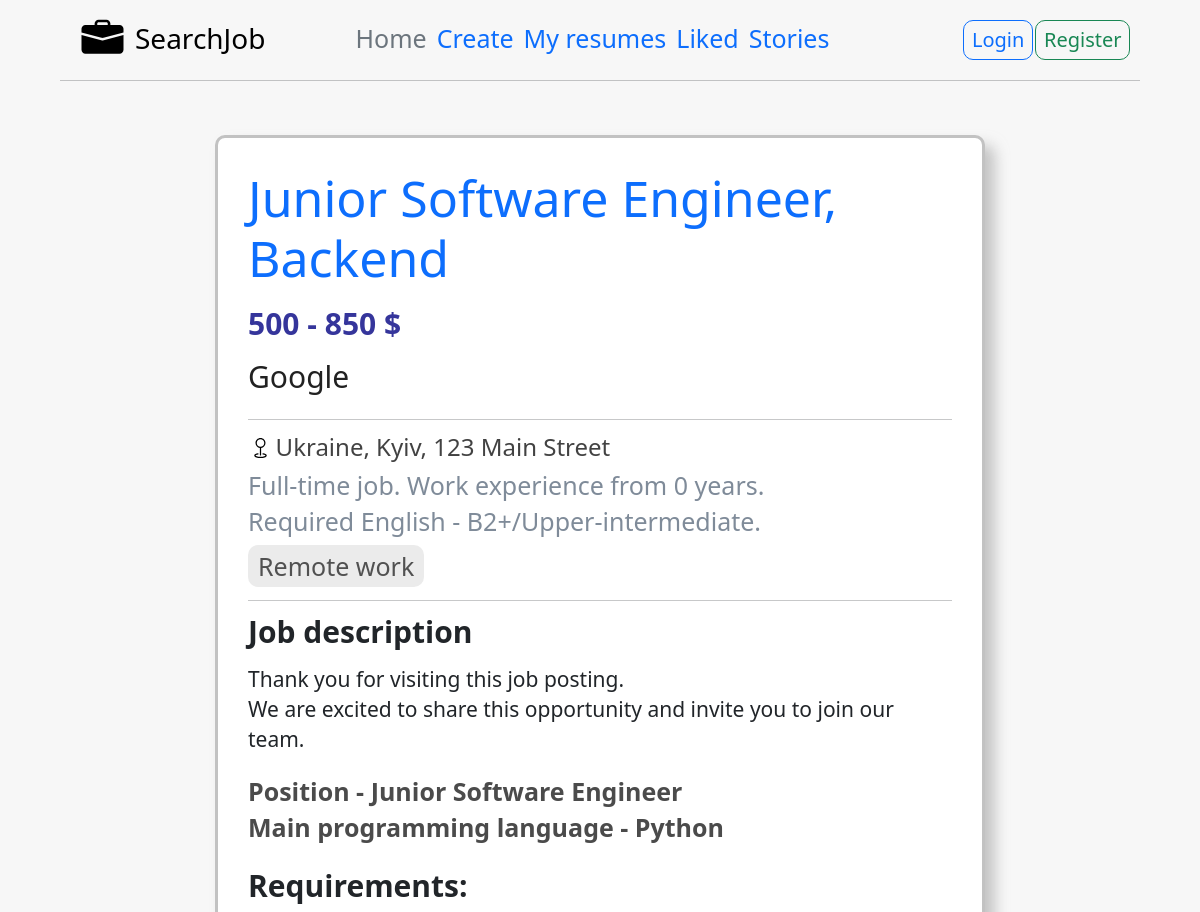
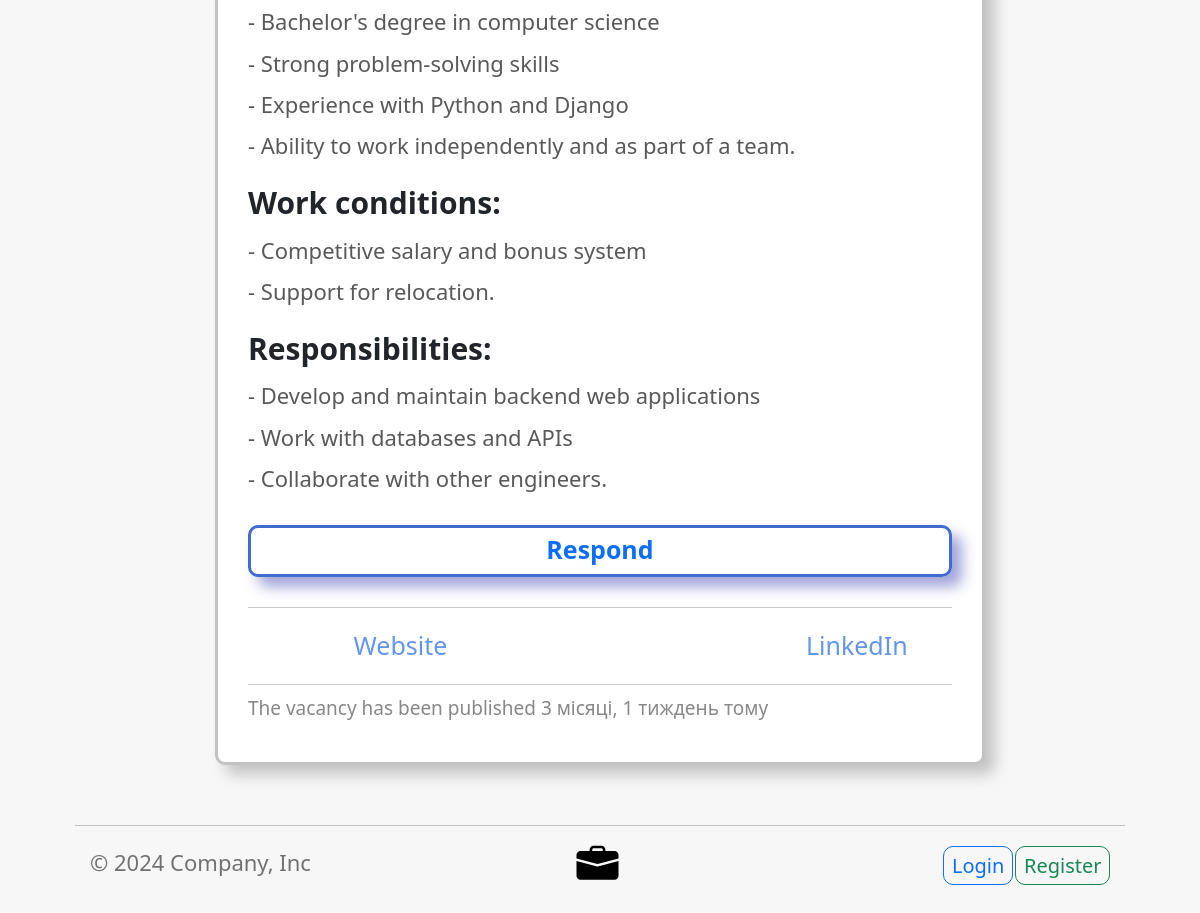
Screenshot of /employee/vacancy/1/ with the database file from the repository (2 pictures, top to bottom).
### employer/models.py (models this page shows, shortened)
class EmployerModel(models.Model):
    name_of_job = models.CharField(max_length=100, default='')
    location = models.CharField(max_length=50, default='')
    name_of_company = models.CharField(max_length=50, default='')
    required_english = models.CharField(choices=level_of_eng(), default=level_of_eng()[4][0], max_length=30)
    type_of_job = models.CharField(max_length=40, choices=type_of_job(), default=type_of_job()[0][0])
    main_programming_language = models.CharField(max_length=15, choices=programming_languages(),
                                                 default=programming_languages()[11][0])
    lower_salary = models.SmallIntegerField(default=500)
    higher_salary = models.SmallIntegerField(default=1000)
    remote_job = models.BooleanField(default=False)
    min_experience = models.SmallIntegerField(default=0)
    benefits_of_job = models.TextField(default='')
    responsibilities_of_job = models.TextField(default='')
    requirements_of_job = models.TextField(default='')
    link_to_own_website = models.URLField(default='', null=True, blank=True)
    linkedin = models.URLField(default='', null=True, blank=True)
    email = models.EmailField(max_length=40, default='')
    phone_number = models.CharField(max_length=20, default='')
    timestamp = models.DateTimeField(auto_now_add=True)
    update = models.DateTimeField(auto_now=True)
    user = models.ForeignKey(
        settings.AUTH_USER_MODEL,
        default=1,
        on_delete=models.PROTECT
    )
    time_work = models.CharField(choices=time_work(), default=time_work()[0][0], max_length=15)
    class Meta:
        ordering = ('-timestamp', '-name_of_job')
        verbose_name = 'Vacancy'
        verbose_name_plural = 'Vacancies'

### employee/views.py (the view, shortened to what this page needs)
# urls.py: path('vacancy/<int:id>/', vacancy, name='vacancy'),
def vacancy(request, id=None):
    vacancy_obj = get_object_or_404(EmployerModel, id=id)
    context = {
        'vacancy': vacancy_obj,
        'requirements': split_lines(vacancy_obj.requirements_of_job),
        'benefits': split_lines(vacancy_obj.benefits_of_job),
        'responsibilities': split_lines(vacancy_obj.responsibilities_of_job),
        'current_year': get_current_year()
    }
    return render(request, 'employee/vacancy.html', context)

### additional_functions/additional.py (called while the page is built, shortened)
def split_lines(line):
    line = line.split('. ')
    line = line[0].split('.\r\n')
    return line

def get_current_year():
    current_date = datetime.datetime.now()
    return current_date.year

### templates/employee/vacancy.html (shortened to what this page needs)
{% extends 'employee/base_employee_block.html' %}
{% block add_in_nav %}
    <ul class="nav col-12 col-md-6 me-lg-auto mb-2 justify-content-center mb-md-0" style="font-size: 25px;">
        <li><a href="{% url 'employee:home-employee' %}" class="nav-link px-2 link-secondary">Home</a></li>
        <li><a href="{% url 'employee:create' %}" class="nav-link px-2">Create</a></li>
        <li><a href="{% url 'employee:resumes' %}" class="nav-link px-2">My resumes</a></li>
        <li><a href="{% url 'employee:liked' %}" class="nav-link px-2">Liked</a></li>
        <li><a href="{% url 'story:home-story' %}" class="nav-link px-2">Stories</a></li>
    </ul>
    {% include 'employee/login_in_nav.html' %}
{% endblock add_in_nav %}
{% block main_content %}
    <div class="col-sm-8 col-sm-offset-2" style="margin-bottom: 30px; margin-top: 50px;">
        <div class="row">
            <div class="col-sm-20">
                <div class="thumbnail" style="padding: 30px; border-radius: 10px; border: 3px solid rgba(178,178,178,0.79); box-shadow: 10px 10px 14px rgba(159,159,159,0.57);">
                    <div style="display: flex; justify-content: space-between;">
                        <h3 class="name" style="font-size: 50px; text-align: left;"><a style="text-decoration: none" href="{% url 'employee:home-employee' %}">{{ vacancy.name_of_job }}</a></h3>
                    </div>
                    <p class="salary" style="color: #35359b; font-size: 30px; font-weight: bolder; padding-top: 10px;">
                                {{ vacancy.lower_salary }}
                                 -
                                {{ vacancy.higher_salary }} $
                            </p>
                    <p class="company" style="font-size: 30px; padding-bottom: 10px; color: rgba(0,0,0,0.87); font-weight: 500">
                        <span class="company-name">
                            {{ vacancy.name_of_company }}
                        </span>
                    </p>
                    <hr>
                    <div>
                        <span style="font-size: 24px; color: rgba(0,0,0,0.74);">{{ vacancy.location }}</span>
                    </div>
                    <p style="font-size: 25px; color: #7f8b99;">
                        {{ vacancy.time_work }}. Work experience from {{ vacancy.min_experience }} years.<br>Required English - {{ vacancy.required_english }}.
                    </p>
                    <div style="margin-bottom: 15px;">
                        {% if vacancy.remote_job %}
                            <span style="font-size: 25px; padding: 4px 10px; border: 2px rgba(234,234,234,0.93); border-radius: 10px; color: rgba(23,23,23,0.73); background-color: rgba(234,234,234,0.93)">Remote work</span>
                        {% endif %}
                    </div>
                    <hr>
                    <p style="font-size: 30px; font-weight: 600">Job description</p>
                    <p style="font-size: 21px;">
                        Thank you for visiting this job posting.<br>
                        We are excited to share this opportunity and invite you to join our team.
                    </p>
                    <p style="font-size: 25px; font-weight: 600; margin-top: 20px; color: rgba(2,2,2,0.71)">
                        Position - {{ vacancy.type_of_job }}<br>
                        {% if vacancy.main_programming_language != 'N/A' %}
                            Main programming language - {{ vacancy.main_programming_language }}
                        {% endif %}
                    </p>
                    <div style="margin-top: 20px;">
                        <p style="font-size: 30px; font-weight: 600">Requirements:</p>
                        {% for requirement in requirements %}
                            <p style="color: rgba(47,47,47,0.8); font-weight: 400; font-size: 22px;">- {{ requirement }}</p>
                        {% endfor %}
                    </div>
                    <div style="margin-top: 20px;">
                        <p style="font-size: 30px; font-weight: 600">Work conditions:</p>
                        {% for benefit in benefits %}
                            <p style="color: rgba(47,47,47,0.8); font-weight: 400; font-size: 22px;">- {{ benefit }}</p>
                        {% endfor %}
                    </div>
                    <div style="margin-top: 20px; margin-bottom: 30px;">
                        <p style="font-size: 30px; font-weight: 600">Responsibilities:</p>
                        {% for resposibility in responsibilities %}
                            <p style="color: rgba(47,47,47,0.8); font-weight: 400; font-size: 22px;">- {{ resposibility }}</p>
                        {% endfor %}
                    </div>
                    <a style="text-decoration: none;" href="{% url 'employee:respond' vacancy.id %}"><button class="btn btn-outline-primary" style="margin-bottom: 20px; font-weight: 600; width: 100%; font-size: 25px; padding-bottom: 5px; border-radius: 10px; border: 3px solid rgb(64,108,206); box-shadow: 10px 10px 14px rgba(99,103,192,0.6);">Respond</button></a>
                    <hr>
                    <div style="margin-top: 20px; font-size: 25px; margin-bottom: 20px;">
                        {% if vacancy.link_to_own_website %}
                            <a target="_blank" style="text-decoration: none; color: cornflowerblue; margin-right: 50%; margin-left: 15%" href="{{ vacancy.link_to_own_website }}">Website</a>
                        {% endif %}
                        {% if vacancy.linkedin %}
                            <a target="_blank" style="text-decoration: none; color: cornflowerblue" href="{{ vacancy.linkedin}}">LinkedIn</a>
                        {% endif %}
                    </div>
                    <hr>
                    <p style="font-size: 19px; font-weight: 400; color: #888888">The vacancy has been published {{ vacancy.timestamp|timesince }} тому</p>
                </div>
            </div>
        </div>
    </div>
{% endblock main_content %}

### rows the page displays
EmployerModel: name_of_job "Junior Software Engineer, Backend", lower_salary "500", higher_salary "850", name_of_company "Google", location "Ukraine, Kyiv, 123 Main Street", time_work "Full-time job", min_experience "0", required_english "B2+/Upper-intermediate", type_of_job "Junior Software Engineer", main_programming_language "Python", timestamp "3 місяці, 1 тиждень"

### other values shown
{{ requirement }} "Bachelor's degree in computer science" "Strong problem-solving skills" "Experience with Python and Django" "Ability to work independently and as part of a team."
{{ benefit }} "Competitive salary and bonus system" "Support for relocation."
{{ resposibility }} "Develop and maintain backend web applications" "Work with databases and APIs" "Collaborate with other engineers."
{{ current_year }} "2024"
